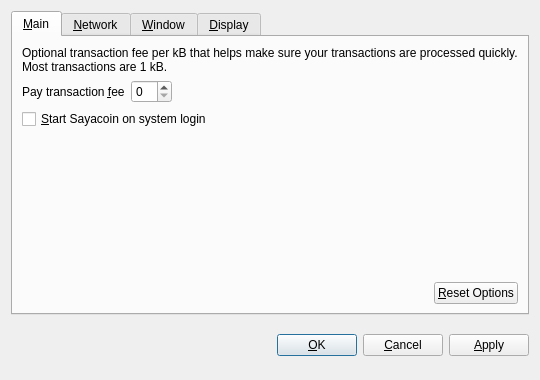
<?xml version="1.0" encoding="UTF-8"?>
<ui version="4.0">
 <class>OptionsDialog</class>
 <widget class="QDialog" name="OptionsDialog">
  <property name="geometry">
   <rect>
    <x>0</x>
    <y>0</y>
    <width>540</width>
    <height>380</height>
   </rect>
  </property>
  <property name="windowTitle">
   <string>Options</string>
  </property>
  <property name="modal">
   <bool>true</bool>
  </property>
  <layout class="QVBoxLayout" name="verticalLayout">
   <item>
    <widget class="QTabWidget" name="tabWidget">
     <property name="tabPosition">
      <enum>QTabWidget::North</enum>
     </property>
     <property name="currentIndex">
      <number>0</number>
     </property>
     <widget class="QWidget" name="tabMain">
      <attribute name="title">
       <string>&amp;Main</string>
      </attribute>
      <layout class="QVBoxLayout" name="verticalLayout_Main">
       <item>
        <widget class="QLabel" name="transactionFeeInfoLabel">
         <property name="text">
          <string>Optional transaction fee per kB that helps make sure your transactions are processed quickly. Most transactions are 1 kB.</string>
         </property>
         <property name="textFormat">
          <enum>Qt::PlainText</enum>
         </property>
         <property name="wordWrap">
          <bool>true</bool>
         </property>
        </widget>
       </item>
       <item>
        <layout class="QHBoxLayout" name="horizontalLayout_1_Main">
         <item>
          <widget class="QLabel" name="transactionFeeLabel">
           <property name="text">
            <string>Pay transaction &amp;fee</string>
           </property>
           <property name="textFormat">
            <enum>Qt::PlainText</enum>
           </property>
           <property name="buddy">
            <cstring>transactionFee</cstring>
           </property>
          </widget>
         </item>
         <item>
          <widget class="BitcoinAmountField" name="transactionFee"/>
         </item>
         <item>
          <spacer name="horizontalSpacer_1_Main">
           <property name="orientation">
            <enum>Qt::Horizontal</enum>
           </property>
           <property name="sizeHint" stdset="0">
            <size>
             <width>40</width>
             <height>20</height>
            </size>
           </property>
          </spacer>
         </item>
        </layout>
       </item>
       <item>
        <widget class="QCheckBox" name="bitcoinAtStartup">
         <property name="toolTip">
          <string>Automatically start Sayacoin after logging in to the system.</string>
         </property>
         <property name="text">
          <string>&amp;Start Sayacoin on system login</string>
         </property>
        </widget>
       </item>
       <item>
        <spacer name="verticalSpacer_Main">
         <property name="orientation">
          <enum>Qt::Vertical</enum>
         </property>
         <property name="sizeHint" stdset="0">
          <size>
           <width>20</width>
           <height>40</height>
          </size>
         </property>
        </spacer>
       </item>
       <item>
        <layout class="QHBoxLayout" name="horizontalLayout_2_Main">
         <item>
          <spacer name="horizontalSpacer_2_Main">
           <property name="orientation">
            <enum>Qt::Horizontal</enum>
           </property>
           <property name="sizeHint" stdset="0">
            <size>
             <width>40</width>
             <height>20</height>
            </size>
           </property>
          </spacer>
         </item>
         <item>
          <widget class="QPushButton" name="resetButton">
           <property name="toolTip">
            <string>Reset all client options to default.</string>
           </property>
           <property name="text">
            <string>&amp;Reset Options</string>
           </property>
           <property name="autoDefault">
            <bool>false</bool>
           </property>
          </widget>
         </item>
        </layout>
       </item>
      </layout>
     </widget>
     <widget class="QWidget" name="tabNetwork">
      <attribute name="title">
       <string>&amp;Network</string>
      </attribute>
      <layout class="QVBoxLayout" name="verticalLayout_Network">
       <item>
        <widget class="QCheckBox" name="mapPortUpnp">
         <property name="toolTip">
          <string>Automatically open the Sayacoin client port on the router. This only works when your router supports UPnP and it is enabled.</string>
         </property>
         <property name="text">
          <string>Map port using &amp;UPnP</string>
         </property>
        </widget>
       </item>
       <item>
        <widget class="QCheckBox" name="connectSocks">
         <property name="toolTip">
          <string>Connect to the Sayacoin network through a SOCKS proxy (e.g. when connecting through Tor).</string>
         </property>
         <property name="text">
          <string>&amp;Connect through SOCKS proxy:</string>
         </property>
        </widget>
       </item>
       <item>
        <layout class="QHBoxLayout" name="horizontalLayout_Network">
         <item>
          <widget class="QLabel" name="proxyIpLabel">
           <property name="text">
            <string>Proxy &amp;IP:</string>
           </property>
           <property name="textFormat">
            <enum>Qt::PlainText</enum>
           </property>
           <property name="buddy">
            <cstring>proxyIp</cstring>
           </property>
          </widget>
         </item>
         <item>
          <widget class="QValidatedLineEdit" name="proxyIp">
           <property name="maximumSize">
            <size>
             <width>140</width>
             <height>16777215</height>
            </size>
           </property>
           <property name="toolTip">
            <string>IP address of the proxy (e.g. 127.0.0.1)</string>
           </property>
          </widget>
         </item>
         <item>
          <widget class="QLabel" name="proxyPortLabel">
           <property name="text">
            <string>&amp;Port:</string>
           </property>
           <property name="textFormat">
            <enum>Qt::PlainText</enum>
           </property>
           <property name="buddy">
            <cstring>proxyPort</cstring>
           </property>
          </widget>
         </item>
         <item>
          <widget class="QLineEdit" name="proxyPort">
           <property name="maximumSize">
            <size>
             <width>55</width>
             <height>16777215</height>
            </size>
           </property>
           <property name="toolTip">
            <string>Port of the proxy (e.g. 9050)</string>
           </property>
          </widget>
         </item>
         <item>
          <widget class="QLabel" name="socksVersionLabel">
           <property name="text">
            <string>SOCKS &amp;Version:</string>
           </property>
           <property name="textFormat">
            <enum>Qt::PlainText</enum>
           </property>
           <property name="buddy">
            <cstring>socksVersion</cstring>
           </property>
          </widget>
         </item>
         <item>
          <widget class="QValueComboBox" name="socksVersion">
           <property name="toolTip">
            <string>SOCKS version of the proxy (e.g. 5)</string>
           </property>
          </widget>
         </item>
         <item>
          <spacer name="horizontalSpacer_Network">
           <property name="orientation">
            <enum>Qt::Horizontal</enum>
           </property>
           <property name="sizeHint" stdset="0">
            <size>
             <width>40</width>
             <height>20</height>
            </size>
           </property>
          </spacer>
         </item>
        </layout>
       </item>
       <item>
        <spacer name="verticalSpacer_Network">
         <property name="orientation">
          <enum>Qt::Vertical</enum>
         </property>
         <property name="sizeHint" stdset="0">
          <size>
           <width>20</width>
           <height>40</height>
          </size>
         </property>
        </spacer>
       </item>
      </layout>
     </widget>
     <widget class="QWidget" name="tabWindow">
      <attribute name="title">
       <string>&amp;Window</string>
      </attribute>
      <layout class="QVBoxLayout" name="verticalLayout_Window">
       <item>
        <widget class="QCheckBox" name="minimizeToTray">
         <property name="toolTip">
          <string>Show only a tray icon after minimizing the window.</string>
         </property>
         <property name="text">
          <string>&amp;Minimize to the tray instead of the taskbar</string>
         </property>
        </widget>
       </item>
       <item>
        <widget class="QCheckBox" name="minimizeOnClose">
         <property name="toolTip">
          <string>Minimize instead of exit the application when the window is closed. When this option is enabled, the application will be closed only after selecting Quit in the menu.</string>
         </property>
         <property name="text">
          <string>M&amp;inimize on close</string>
         </property>
        </widget>
       </item>
       <item>
        <spacer name="verticalSpacer_Window">
         <property name="orientation">
          <enum>Qt::Vertical</enum>
         </property>
         <property name="sizeHint" stdset="0">
          <size>
           <width>20</width>
           <height>40</height>
          </size>
         </property>
        </spacer>
       </item>
      </layout>
     </widget>
     <widget class="QWidget" name="tabDisplay">
      <attribute name="title">
       <string>&amp;Display</string>
      </attribute>
      <layout class="QVBoxLayout" name="verticalLayout_Display">
       <item>
        <layout class="QHBoxLayout" name="horizontalLayout_1_Display">
         <item>
          <widget class="QLabel" name="langLabel">
           <property name="text">
            <string>User Interface &amp;language:</string>
           </property>
           <property name="textFormat">
            <enum>Qt::PlainText</enum>
           </property>
           <property name="buddy">
            <cstring>lang</cstring>
           </property>
          </widget>
         </item>
         <item>
          <widget class="QValueComboBox" name="lang">
           <property name="toolTip">
            <string>The user interface language can be set here. This setting will take effect after restarting Sayacoin.</string>
           </property>
          </widget>
         </item>
        </layout>
       </item>
       <item>
        <layout class="QHBoxLayout" name="horizontalLayout_2_Display">
         <item>
          <widget class="QLabel" name="unitLabel">
           <property name="text">
            <string>&amp;Unit to show amounts in:</string>
           </property>
           <property name="textFormat">
            <enum>Qt::PlainText</enum>
           </property>
           <property name="buddy">
            <cstring>unit</cstring>
           </property>
          </widget>
         </item>
         <item>
          <widget class="QValueComboBox" name="unit">
           <property name="toolTip">
            <string>Choose the default subdivision unit to show in the interface and when sending coins.</string>
           </property>
          </widget>
         </item>
        </layout>
       </item>
       <item>
        <widget class="QCheckBox" name="displayAddresses">
         <property name="toolTip">
          <string>Whether to show Sayacoin addresses in the transaction list or not.</string>
         </property>
         <property name="text">
          <string>&amp;Display addresses in transaction list</string>
         </property>
        </widget>
       </item>
       <item>
        <spacer name="verticalSpacer_Display">
         <property name="orientation">
          <enum>Qt::Vertical</enum>
         </property>
         <property name="sizeHint" stdset="0">
          <size>
           <width>20</width>
           <height>40</height>
          </size>
         </property>
        </spacer>
       </item>
      </layout>
     </widget>
    </widget>
   </item>
   <item>
    <layout class="QHBoxLayout" name="horizontalLayout_Buttons">
     <item>
      <spacer name="horizontalSpacer_1">
       <property name="orientation">
        <enum>Qt::Horizontal</enum>
       </property>
       <property name="sizeHint" stdset="0">
        <size>
         <width>40</width>
         <height>48</height>
        </size>
       </property>
      </spacer>
     </item>
     <item>
      <widget class="QLabel" name="statusLabel">
       <property name="font">
        <font>
         <weight>75</weight>
         <bold>true</bold>
        </font>
       </property>
       <property name="text">
        <string/>
       </property>
       <property name="textFormat">
        <enum>Qt::PlainText</enum>
       </property>
       <property name="wordWrap">
        <bool>true</bool>
       </property>
      </widget>
     </item>
     <item>
      <spacer name="horizontalSpacer_2">
       <property name="orientation">
        <enum>Qt::Horizontal</enum>
       </property>
       <property name="sizeHint" stdset="0">
        <size>
         <width>40</width>
         <height>48</height>
        </size>
       </property>
      </spacer>
     </item>
     <item>
      <widget class="QPushButton" name="okButton">
       <property name="text">
        <string>&amp;OK</string>
       </property>
      </widget>
     </item>
     <item>
      <widget class="QPushButton" name="cancelButton">
       <property name="text">
        <string>&amp;Cancel</string>
       </property>
       <property name="autoDefault">
        <bool>false</bool>
       </property>
      </widget>
     </item>
     <item>
      <widget class="QPushButton" name="applyButton">
       <property name="text">
        <string>&amp;Apply</string>
       </property>
       <property name="autoDefault">
        <bool>false</bool>
       </property>
      </widget>
     </item>
    </layout>
   </item>
  </layout>
 </widget>
 <customwidgets>
  <customwidget>
   <class>BitcoinAmountField</class>
   <extends>QSpinBox</extends>
   <header>bitcoinamountfield.h</header>
  </customwidget>
  <customwidget>
   <class>QValueComboBox</class>
   <extends>QComboBox</extends>
   <header>qvaluecombobox.h</header>
  </customwidget>
  <customwidget>
   <class>QValidatedLineEdit</class>
   <extends>QLineEdit</extends>
   <header>qvalidatedlineedit.h</header>
  </customwidget>
 </customwidgets>
 <resources/>
 <connections/>
</ui>
